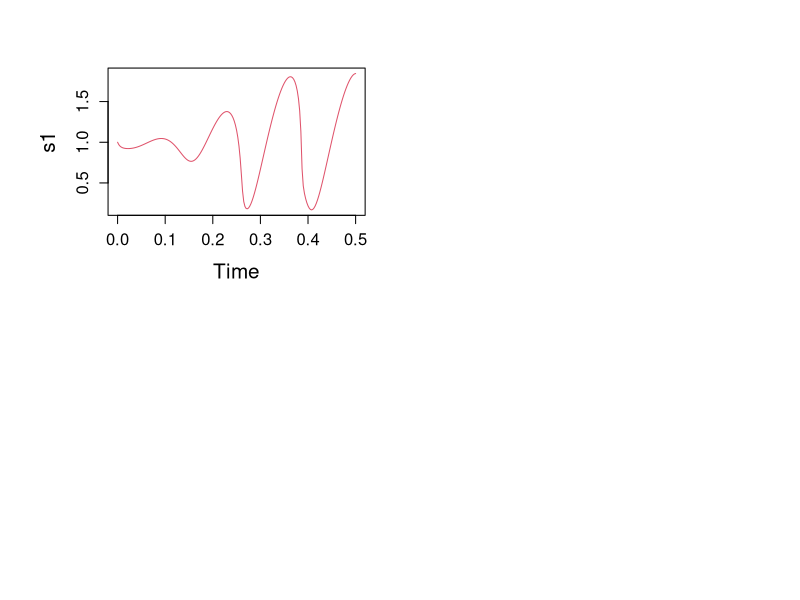
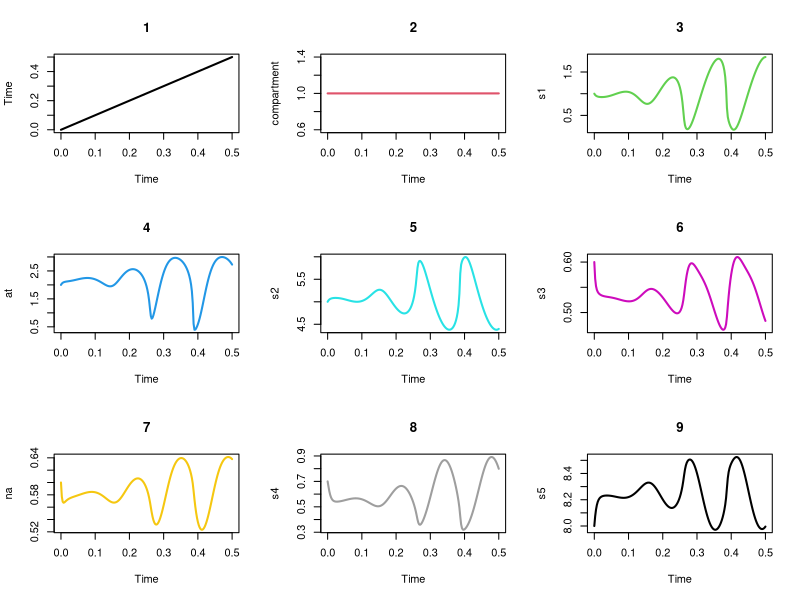
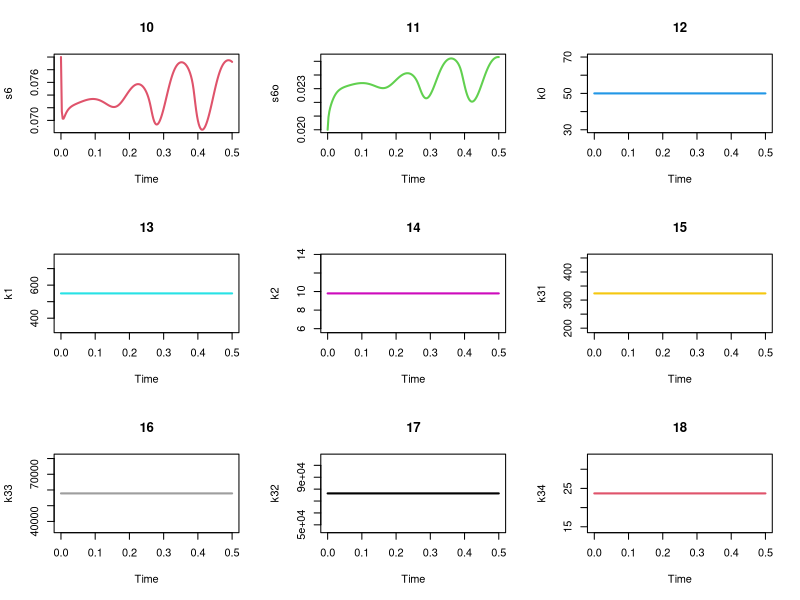
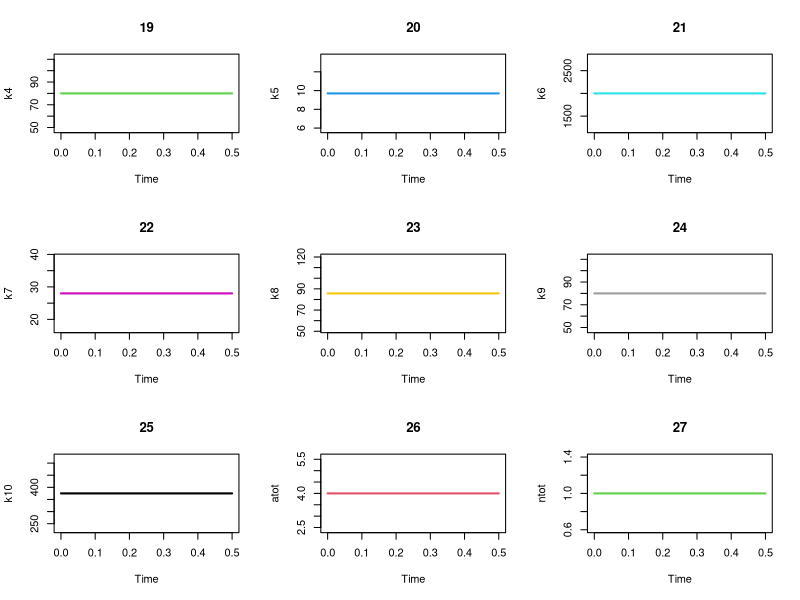
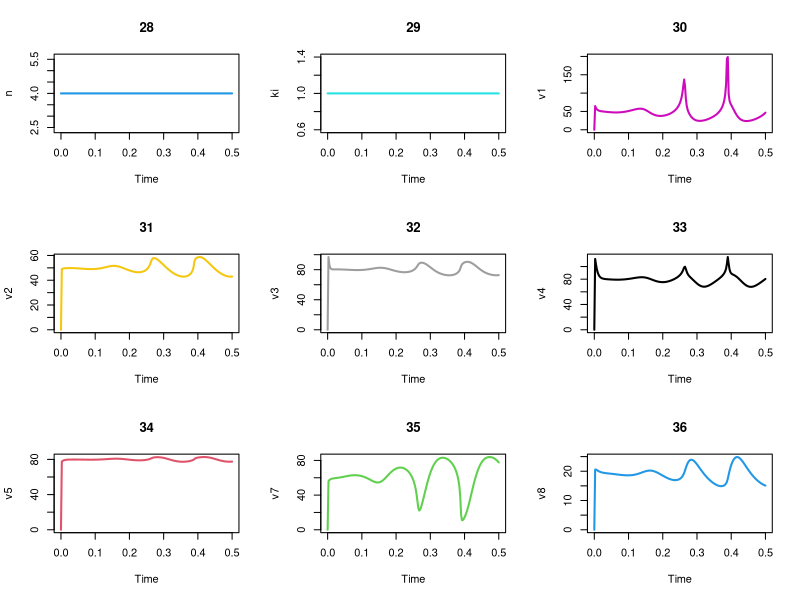
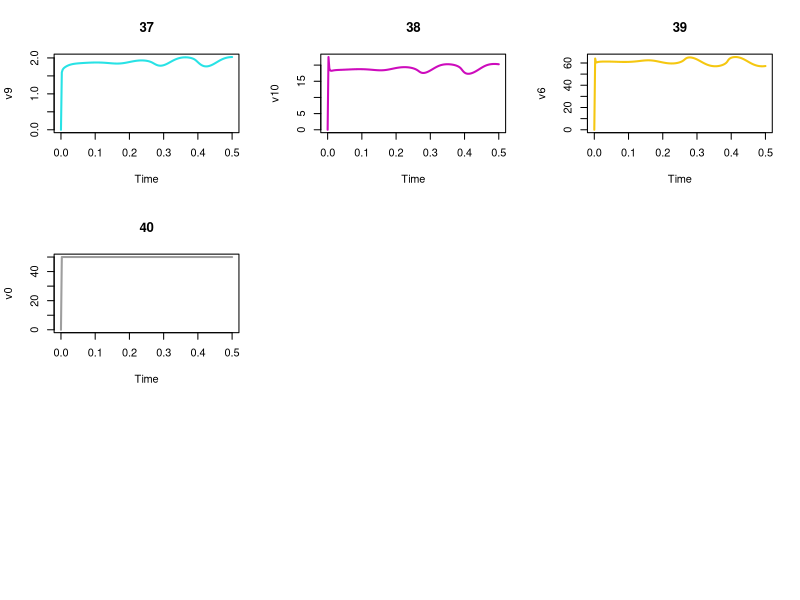
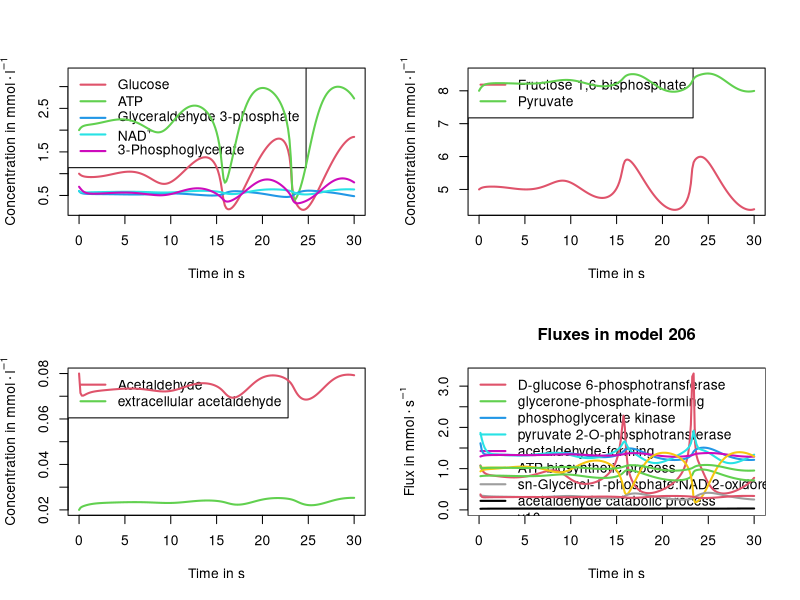
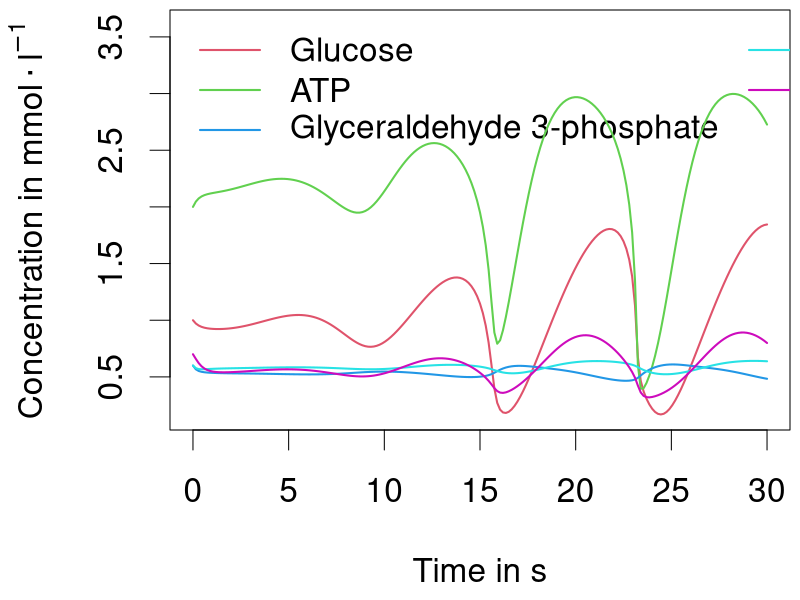

Reproduce these figures in R, in order.
#
# Author:  Andreas Draeger
# Version: $Rev$
#
# Run this script in R by typing
# source("plot.R")

# Read data
X <- data.frame(read.csv("BIOMODEL206.txt"))
Y <- data.frame(read.csv("BIOMODEL390.txt"))

x <- data.matrix(X)
y <- data.matrix(Y)

bounds <- function(matrix, indices) {
  minx <- min(matrix[,1])
  maxx <- max(matrix[,1])
  miny <- max(matrix)
  maxy <- min(matrix)
  for (i in 1:length(indices)) {
    if (min(matrix[,indices[i]]) < miny) {
      miny <- min(matrix[,indices[i]])
    }
    if (max(matrix[,indices[i]]) > maxy) {
      maxy <- max(matrix[,indices[i]]) 
    }
  }
  res <- matrix(c(minx, maxx, miny, maxy), ncol=2, byrow=FALSE)
  res
}

plot_species <- function(b, indices, names, matrix) {
  plot(c(b[1,1], b[2,1]) * 60, c(b[1,2], b[2,2]), type="n", xlab="Time in s", ylab=expression(paste("Concentration in ", mmol%.%l^-1)))
  legend("topleft", names, col=2:(length(indices)+1), lty=1, lwd=2)
  for (i in 1:length(indices)) {
    lines(matrix[,1] * 60, matrix[,indices[i]], type="l", col=i+1, lty=1, lwd=2)
  }
  #title("Species in model 206")
}

plot_fluxes <- function(b, indices, names, matrix) {
  plot(c(b[1,1], b[2,1]) * 60, c(b[1,2], b[2,2]) / 60, type="n", xlab="Time in s", ylab=expression(paste("Flux in ", mmol%.%s^-1)))
  legend("topleft", names, col=2:(length(indices)+1), lty=1, lwd=2)
  for (i in 1:length(indices)) {
    lines(matrix[2:length(matrix[,1]),1] * 60, matrix[2:length(matrix[,indices[i]]),indices[i]] / 60, type="l", col=i+1, lty=1, lwd=2)
  }
  title("Fluxes in model 206")
}


# plot all
pdf("test.pdf", paper="a4r")
par(mfrow=c(3,3))
for (i in 1:length(x[1,])) {
  plot(x[,1], x[,i], type="l", col=i, xlab=colnames(x)[1], ylab=colnames(x)[i], lty=1, lwd=2)
  title(i)
}
dev.off()


############################################################################################

pdf("test.pdf", paper="a4r")
par(mfrow=c(2,2))

indices <- c(3, 4, 6, 7, 8)
names <- c("Glucose", "ATP", "Glyceraldehyde 3-phosphate", expression(NAD^"+"), "3-Phosphoglycerate")
b <- bounds(x, indices)
b[2,2] <- 3.3
plot_species(b, indices, names, x)


indices <- c(5, 9)
names <- c("Fructose 1,6-bisphosphate", "Pyruvate")
b <- bounds(x, indices)
plot_species(b, indices, names, x)

indices <- c(10, 11)
names <- c("Acetaldehyde", "extracellular acetaldehyde")
b <- bounds(x, indices)
plot_species(b, indices, names, x)

indices <- 30:39
b <- bounds(x, indices)
names <- c("D-glucose 6-phosphotransferase", "glycerone-phosphate-forming", "phosphoglycerate kinase", "pyruvate 2-O-phosphotransferase", "acetaldehyde-forming", "ATP biosynthetic process", "sn-Glycerol-1-phosphate:NAD 2-oxidoreductase", "acetaldehyde catabolic process", "v10", "ethanol:NAD+ oxidoreductase")
plot_fluxes(b, indices, names, x)

dev.off()

###### Figure 7a

plot_species <- function(b, indices, names, matrix) {
  plot(c(b[1,1], b[2,1]) * 60, c(b[1,2], b[2,2]), type="n", xlab="Time in s", ylab=expression(paste("Concentration in ", mmol%.%l^-1)))
  legend("topleft", names, col=2:(length(indices)+1), lty=1, lwd=2, ncol=2, bty="n")
  for (i in 1:length(indices)) {
    lines(matrix[,1] * 60, matrix[,indices[i]], type="l", col=i+1, lty=1, lwd=2)
  }
  #title("Species in model 206")
}


pdf("test.pdf", width=11.7, height=8.3) 
par(cex=2, mai=c(1.7, 1.7, 0.1, 0.1))
indices <- c(3, 4, 6, 7, 8)
names <- c("Glucose", "ATP", "Glyceraldehyde 3-phosphate", expression(NAD^"+"), "3-Phosphoglycerate")
b <- bounds(x, indices)
b[2,2] <- 3.6 #3.3
plot_species(b, indices, names, x)
dev.off()

###### Figure 7b

plot_fluxes <- function(b, indices, names, matrix) {
  plot(c(b[1,1], b[2,1]) * 60, c(b[1,2], b[2,2]) / 60, type="n", xlab="Time in s", ylab=expression(paste("Flux in ", mmol%.%s^-1)))
  legend("topleft", names, col=2:(length(indices)+1), lty=1, lwd=2, bty="n")
  for (i in 1:length(indices)) {
    lines(matrix[2:length(matrix[,1]),1] * 60, matrix[2:length(matrix[,indices[i]]),indices[i]] / 60, type="l", col=i+1, lty=1, lwd=2)
  }
}

pdf("test.pdf", width=11.7, height=8.3) 
par(cex=2, mai=c(1.7, 1.7, 0.1, 0.1))
indices <- c(30:35)
b <- bounds(x, indices)
names <- c("D-glucose 6-phosphotransferase", "glycerone-phosphate-forming", "phosphoglycerate kinase", "pyruvate 2-O-phosphotransferase", "acetaldehyde forming", "ATP biosynthetic process")
plot_fluxes(b, indices, names, x)
dev.off()


############################################################################################

###### Figure 8

indices <- c(4, 9, 10)
names <- c("Ribulose 1,5 bisphosphate", "ATP", "ADP")
b <- bounds(y, indices)
plot_species <- function(b, indices, names, matrix) {
  plot(c(b[1,1], b[2,1]), c(b[1,2], b[2,2]), type="n", xlab="Time in s", ylab=expression(paste("Concentration in ", mmol%.%l^-1)))
  legend("topright", names, col=2:(length(indices)+1), lty=1, lwd=2, bty="n")
  for (i in 1:length(indices)) {
    lines(matrix[,1], matrix[,indices[i]], type="l", col=i+1, lty=1, lwd=2)
  }
  #title("Species in model 206")
}

pdf("test.pdf", width=11.7, height=8.3) 
par(cex=2, mai=c(1.7, 1.7, 0.1, 0.1))
plot_species(b, indices, names, y)
dev.off()


############################################################################################

par(cex.axis=1.2, cex.lab=1.5, cex.main=2, cex.sub=2, omi=c(0, 0.4, 0, 0.4), mfrow=c(2, 2))
plot(x[,1], x[,3], type="l", col=2, xlab=colnames(x)[1], ylab=colnames(x)[3])
dev.off()

minx <- min(x[,1])
maxx <- max(x[,1])
miny <- max(x)
maxy <- min(x)
for (i in 1:length(indices)) { 
  print(indices[i])
    if (min(x[,indices[i]]) < miny) {
      miny <- min(x[,indices[i]])
    }
    if (max(x[,indices[i]]) > maxy) {
      maxy <- max(x[,indices[i]]) 
    }
}
plot(c(minx, maxx), c(miny, maxy), type="n", xlab=colnames(x)[1], ylab="Concentration")
for (i in 1:length(indices)) {
  lines(x[,1], x[,indices[i]], type="l", col=i, xlab=colnames(x)[1], ylab=colnames(x)[indices[i]], lty=1, lwd=2)
}
title("Species in model 206")
legend("topleft", colnames(x)[indices], col=1:length(indices), lty=1, lwd=2)
dev.off()




#par(mfrow=c(3,3))
# length(x[1,])

  #if ((i < 12) || (29 < i)) {
    #plot(x[,1], x[,i], type="l", col=i, xlab=colnames(x)[1], ylab=colnames(x)[i], lty=1, lwd=2)
    #title(i)